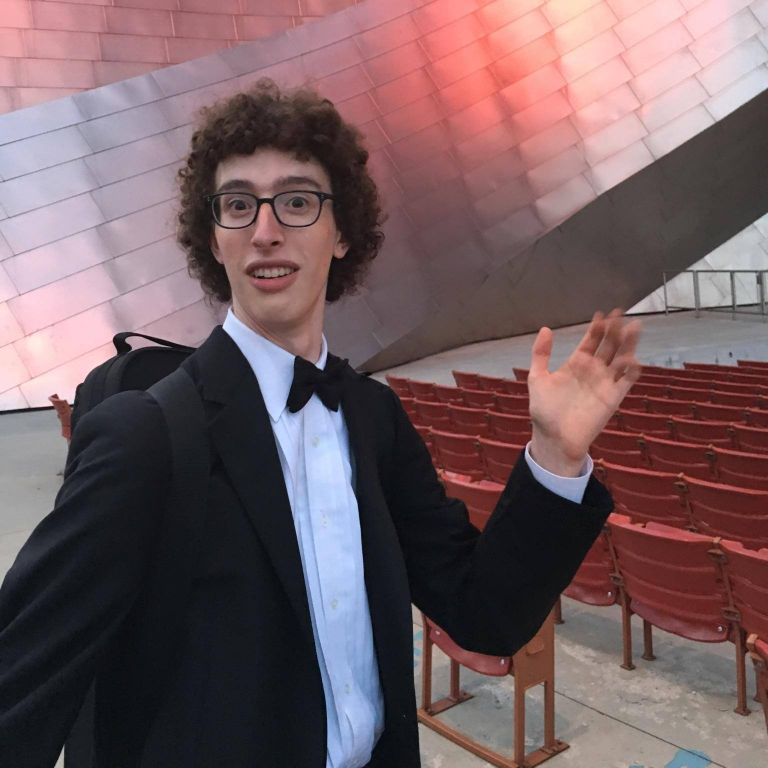
//> input picture Code/ContinuousColorSampling/Aaron.jpg, 1536 x 1536 px, given in place of the camera (shown at 1/2 size)
$ ./VideoCapture   (built with g++ and OpenCV 4)
//> lines starting //> are read from the running program, lines starting //| are printed output that depends on the picture; after the words box and inside, x2 and y2 are one past the last pixel; in counts of white or black regions, pixels touching at a corner belong together
#include "opencv2/opencv.hpp"

#define PI 3.1415926

using namespace cv;
using namespace std;

#if ! defined LINE_FINDER
#define LINE_FINDER

#include <opencv2/core/core.hpp>
#include <opencv2/highgui/highgui.hpp>
#include <opencv2/imgproc/imgproc.hpp>
#include <vector>

class LineFinder {
private:

    // original image
    cv ::Mat img;

    // vector containing the end points
    // of the detected lines
    std ::vector< cv::Vec4i > lines;

    // accumulator resolution parameters
    double deltaRho;
    double deltaTheta;

    // minimum number of votes that a line
    // must receive before being considered
    int minVote;

    // min length of a line
    double minLength;

    // max allowed gap along the line
    double maxGap;

public:

    // Default accumulator resolution is 1 pixel by 1 degree
    // no gap, no minimum length
    LineFinder () : deltaRho(1 ), deltaTheta( PI / 180),
    minVote (10), minLength(0. ), maxGap( 0.) {}

    // Set the resolution of the accumulator
    void setAccResolution( double dRho, double dTheta ) {
        deltaRho = dRho;
        deltaTheta = dTheta;
    }

    // Set the minimum number of votes
    void setMinVote( int minV) {
        minVote = minV;
    }

    // Set line length and gap
    void setLineLengthAndGap( double length, double gap ) {
        minLength = length;
        maxGap = gap;
    }

    // Apply probabilistic Hough Transform
    std ::vector< cv::Vec4i > findLines( cv::Mat &binary) {
        lines .clear();
        cv ::HoughLinesP( binary, lines ,
                         deltaRho , deltaTheta, minVote, minLength , maxGap);

        return lines;
    }

    // Draw the detected lines on image
    void drawDetectedLines( cv::Mat &image,
                           cv ::Scalar color = cv::Scalar (0, 0, 255)) {
        // Draw the lines
        std ::vector< cv::Vec4i >::const_iterator it2 = lines.begin ();

        while ( it2 != lines .end()){
            cv ::Point pt1((* it2)[0 ], (* it2)[1 ]);
            cv ::Point pt2((* it2)[2 ], (* it2)[3 ]);
            cv ::line( image, pt1 , pt2, color);
            ++ it2;
        }
    }
};

#endif

//LINE FINDER CODE END

int main(int, char**)
{
    VideoCapture cap(0); // open the default camera
    if(!cap.isOpened())  // check if we succeeded
        return -1;

    Mat edges;
    namedWindow("edges",1);
    for(;;)
    {
        Mat frame;
        cap >> frame; // get a new frame from camera
//> frame is the input picture: 1536 rows x 1536 cols, CV_8UC3; mean B, G, R 96.5, 92.3, 115.2
        cvtColor(frame, edges, COLOR_BGR2GRAY);
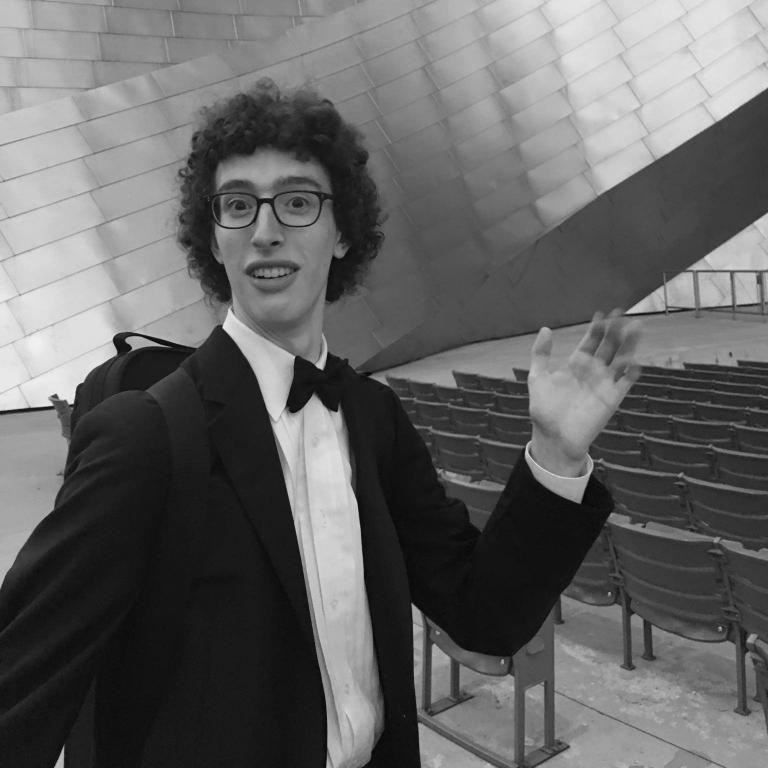
//> edges: 1536 rows x 1536 cols, CV_8UC1 (shown at 1/2 size); min 1, max 242, mean 99.6
        //Binary image

        cv::Mat binaryMat(edges.size(), edges.type());
        //Apply thresholding
        cv::threshold(edges, binaryMat, 100, 250, cv::THRESH_BINARY);
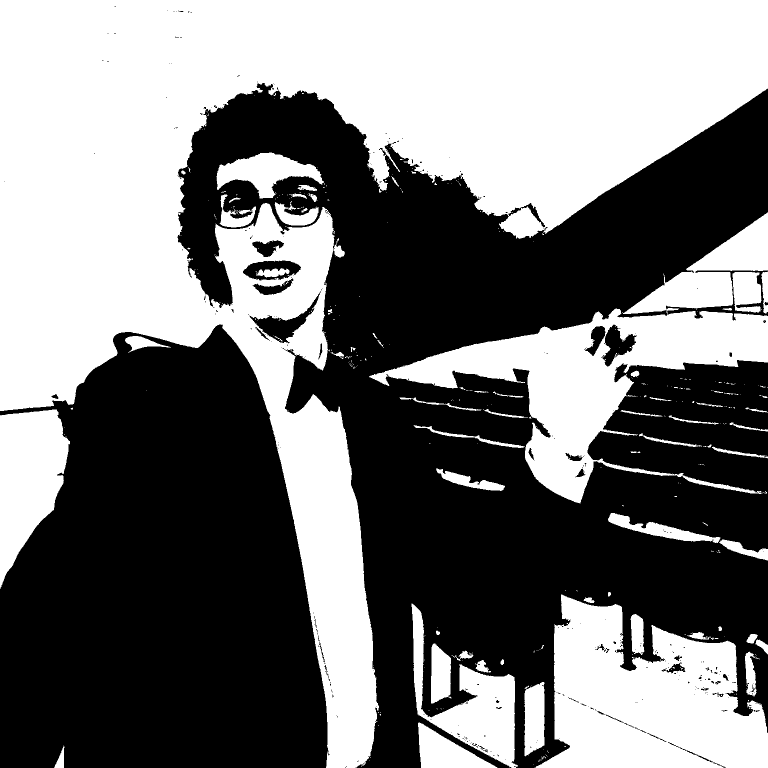
//> binaryMat: 1536 rows x 1536 cols, CV_8UC1 (shown at 1/2 size); values 0 (black) and 250 (white), 47.3% white; 377 white regions (303 under 20 px), largest, box (x1, y1, x2, y2) and area: (0, 0, 1536, 1536) 778615, (738, 425, 1536, 1007) 118986, (1071, 1189, 1536, 1536) 105167

        GaussianBlur(edges, edges, Size(7,7), 1.5, 1.5);
        Canny(edges, edges, 0, 100, 3);
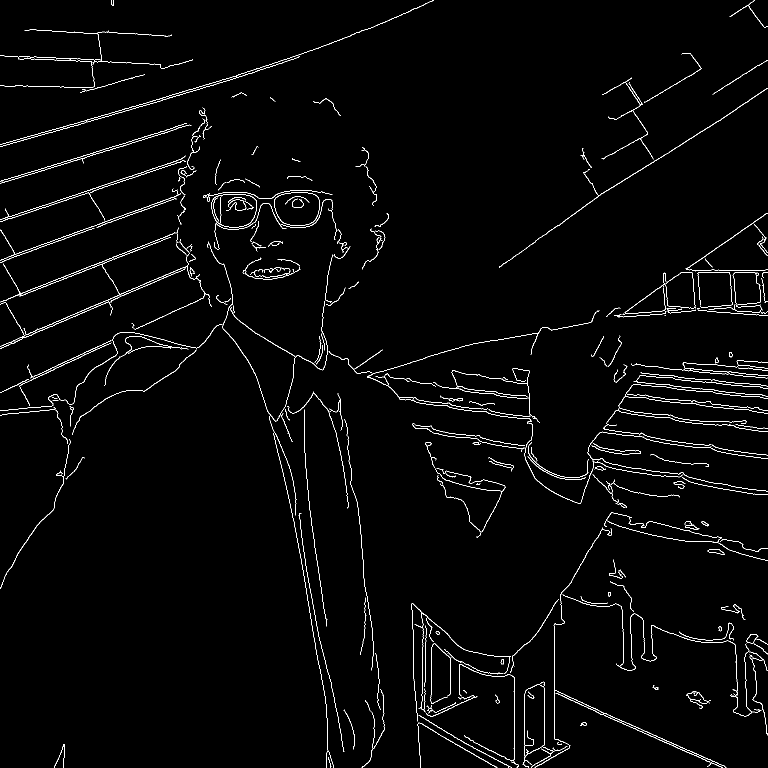
//> edges: 1536 rows x 1536 cols, CV_8UC1 (shown at 1/2 size); 1.9% white in thin lines or dots
        imshow("edges", edges);

        vector<vector<Point> > contours;
        vector<Vec4i> hierarchy;
        findContours(edges, contours, hierarchy, CV_RETR_CCOMP, CV_CHAIN_APPROX_NONE, Point(0,0));
//> contours = 306 contours, 188 with area under 20; largest, box (x1, y1, x2, y2) and area: (548, 384, 640, 452) 5058, (423, 388, 514, 455) 5052, (548, 384, 640, 452) 5020, (423, 388, 514, 455) 5010, (998, 176, 1536, 536) 319
        // [5 lines of commented-out code are left out]
        for (unsigned int i=0; i<contours.size(); i++){
            if (hierarchy[i][3] < 0){
                double area0 = arcLength(contours[i], false);
                if (area0 > 2000){
                    std::cout << "contourArea(contours["<< i << "]) = " << area0 << endl;
                    drawContours(frame, contours, i, Scalar(255,0,0), 1, 8);
                }
            }
        }
//> this loop made 306 passes
//> (area0, i) on pass 66: (2150, 65)
//> area0 on passes 1 to 6: 75.67, 45.97, 66.66, 217.6, 70.84, 253.2
//| contourArea(contours[65]) = 2150.02
//> (output is shown up to pass 66 of 306)
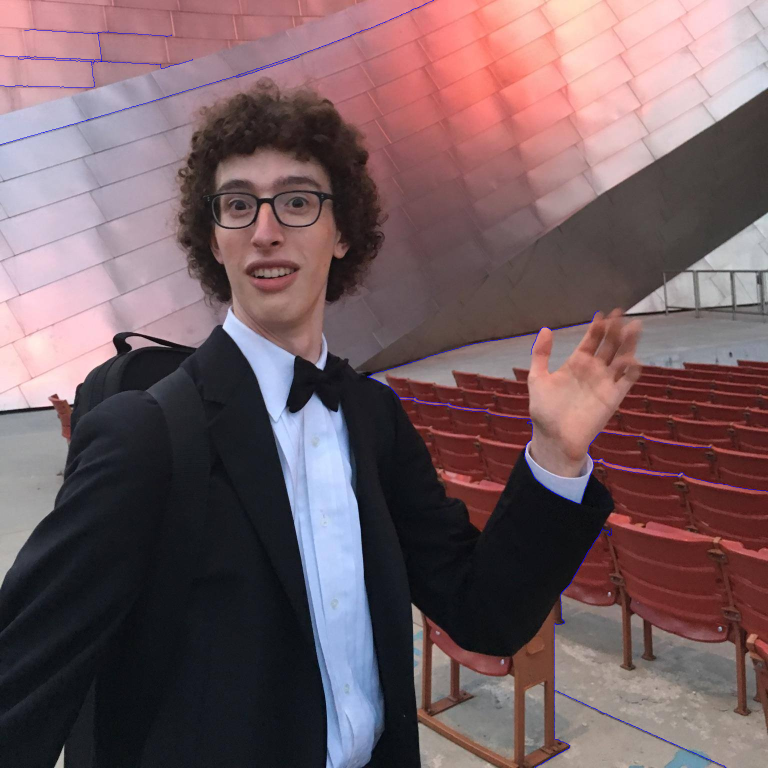
//> frame: 1536 rows x 1536 cols, CV_8UC3 (shown at 1/2 size); 0.25% of pixels changed, all inside (x1, y1, x2, y2) = (0, 0, 1536, 1536)
        imshow("special_contours", frame);
        cout << endl;

        char key = waitKey(30);
//> the Esc key is pressed
        if (key == ' '){


            vector<Point> nonZeroCoordinates(binaryMat.cols*binaryMat.rows);

            for (int i = 0; i < binaryMat.cols; i++ ) {
                for (int j = 0; j < binaryMat.rows; j++) {
                    if (binaryMat.at<uchar>(j, i) == 0) {
                        nonZeroCoordinates.push_back(Point(i, j));
                    }
                }
            }

            vector< vector< int> > sortedPoints(edges.cols);
            for (int i = 0; i < nonZeroCoordinates.size(); i++) {
                sortedPoints[nonZeroCoordinates[i].x].push_back(nonZeroCoordinates[i].y);
            }


            vector<Point> midpoints(edges.cols);
            int xVal = 0;
            for (auto i = sortedPoints.begin(); i != sortedPoints.end(); ++i){
                int total = 0;
                int num = 0;
                for (auto j = (*i).begin(); j != (*i).end(); ++j){
                    ++num;
                    total += *j;
                }
                if (num != 0){
                    midpoints.push_back(Point(xVal, int(total/num)));
                }
                ++xVal;
            }

            Mat midpointImg(frame.rows, frame.cols, CV_8UC1);
            //polylines(midpointImg, midpoints, true, Scalar(255)); // or perhaps 0
            int count = 1;
            int mod40 = int(frame.cols/40);
            for (auto i = midpoints.begin(); i != midpoints.end(); ++i){
                if ((*i).x % mod40 == 0){
                    circle(midpointImg, *i, 5, Scalar( 255, 0, 0 ));
                }
                else
                    circle(midpointImg, *i, 1, Scalar( 255, 0, 0 ));
            }

            vector<int> compression_params; //vector that stores the compression parameters of the image
            compression_params.push_back(CV_IMWRITE_JPEG_QUALITY); //specify the compression technique
            compression_params.push_back(100); //specify the compression quality
            bool bSuccess = imwrite("/Users/aaronkarp/Documents/Research/Summer2016/GraphingPad/Code/VideoCapture/TestImage.jpg", frame, compression_params); //write the image to file
            if ( !bSuccess )
                std::cout << "ERROR : Failed to save the image";

            bSuccess = imwrite("/Users/aaronkarp/Documents/Research/Summer2016/GraphingPad/Code/VideoCapture/TestImageContour.jpg", edges, compression_params); //write the image to file
            if ( !bSuccess )
                std::cout << "ERROR : Failed to save the contour image";

            bSuccess = imwrite("/Users/aaronkarp/Documents/Research/Summer2016/GraphingPad/Code/VideoCapture/TestImageBinary.jpg", binaryMat, compression_params); //write the image to file
            if ( !bSuccess )
                std::cout << "ERROR : Failed to save the binary image";

            bSuccess = imwrite("/Users/aaronkarp/Documents/Research/Summer2016/GraphingPad/Code/VideoCapture/TestImageMidpoints.jpg", midpointImg, compression_params); //write the image to file
            if ( !bSuccess )
                std::cout << "ERROR : Failed to save the midpoint image";

            // Hough transform for line detection
            cv ::Mat result( edges.rows ,edges. cols,CV_8U ,cv:: Scalar(255 ));
            frame .copyTo( result);
            std ::vector< cv::Vec2f > lines;
            cv ::HoughLines( edges, lines ,
                            1, PI / 180 ,              // step size
                            80);                                          // minimum number of votes
            std ::vector< cv::Vec2f >::const_iterator it = lines.begin ();
            while ( it != lines .end()) {

                float rho = (*it )[0];                 // first element is distance rho
                float theta = (*it )[1]; // second element is angle theta

                if ( theta < PI /4. || theta > 3.* PI/4. ) {     // ~vertical line

                    // point of intersection of the line with first row
                    cv ::Point pt1( rho / cos (theta), 0);
                    // point of intersection of the line with last row
                    cv ::Point pt2(( rho - result .rows * sin(theta )) / cos(theta ), result. rows);

                    // draw a while line
                    cv ::line( result, pt1 , pt2, cv::Scalar (255), 1);
                } else {    //~horizontal line
                    // point of intersection of the line with first column
                    cv ::Point pt1( 0, rho / sin( theta));
                    // point of intersection of the line with last column
                    cv ::Point pt2( result.cols , ( rho - result .cols * cos(theta )) / sin(theta ));
                    // draw a white line
                    cv ::line( result, pt1 , pt2, cv::Scalar (255), 1);
                }
                ++it;
            }
            bSuccess = imwrite("/Users/aaronkarp/Documents/Research/Summer2016/GraphingPad/Code/VideoCapture/TestImageHough.jpg", result, compression_params); //write the image to file
            if ( !bSuccess )
                std::cout << "ERROR : Failed to save the hough image";

            //Probabalistic Hough
            // Create LineFinder instance
            LineFinder finder ;

            // Set probabilistic Hough parameters
            finder .setLineLengthAndGap( 100, 20);
            finder .setMinVote( 80);

            // Detect lines and draw them
            std ::vector< cv::Vec4i > linesP = finder.findLines (edges);
            finder .drawDetectedLines( frame);
            bSuccess = imwrite("/Users/aaronkarp/Documents/Research/Summer2016/GraphingPad/Code/VideoCapture/TestImageHoughP.jpg", frame, compression_params); //write the image to file
            if ( !bSuccess )
                std::cout << "ERROR : Failed to save the houghp image";
        }
        if(key == 27) break;
    }
    // the camera will be deinitialized automatically in VideoCapture destructor
    return 0;
}
